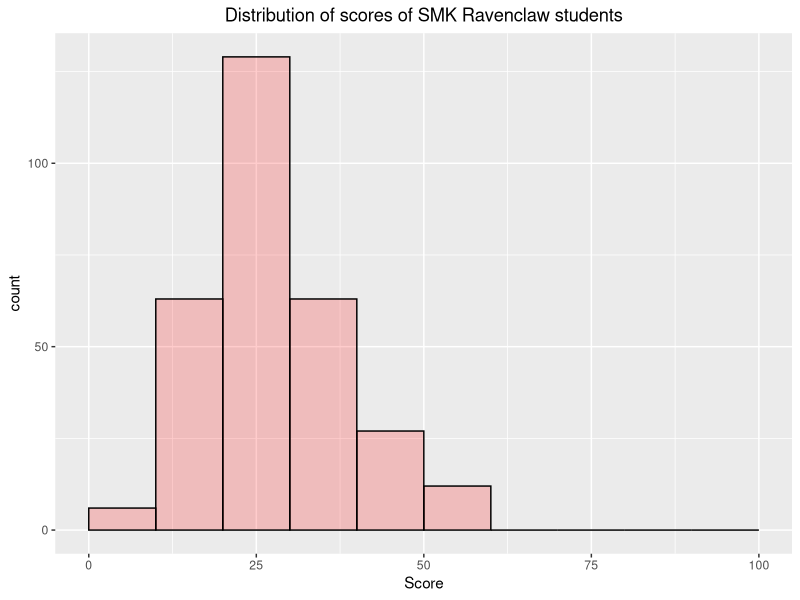
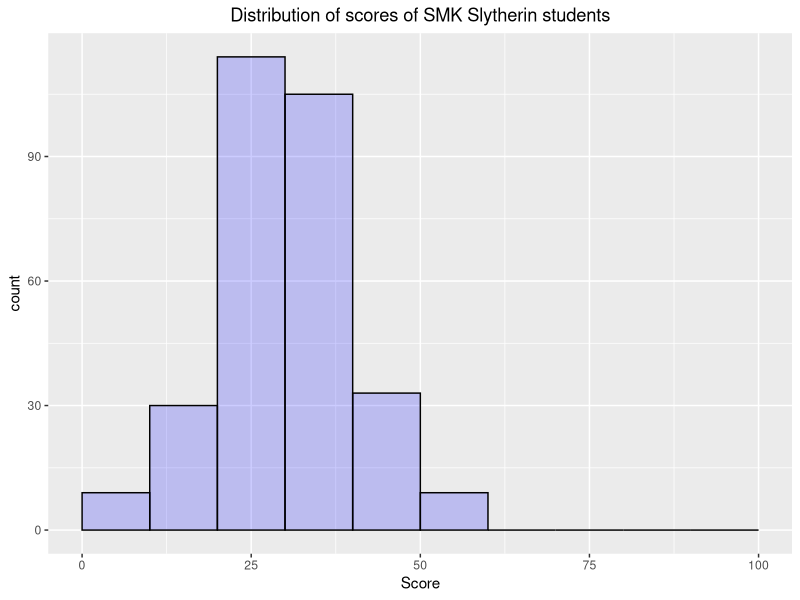
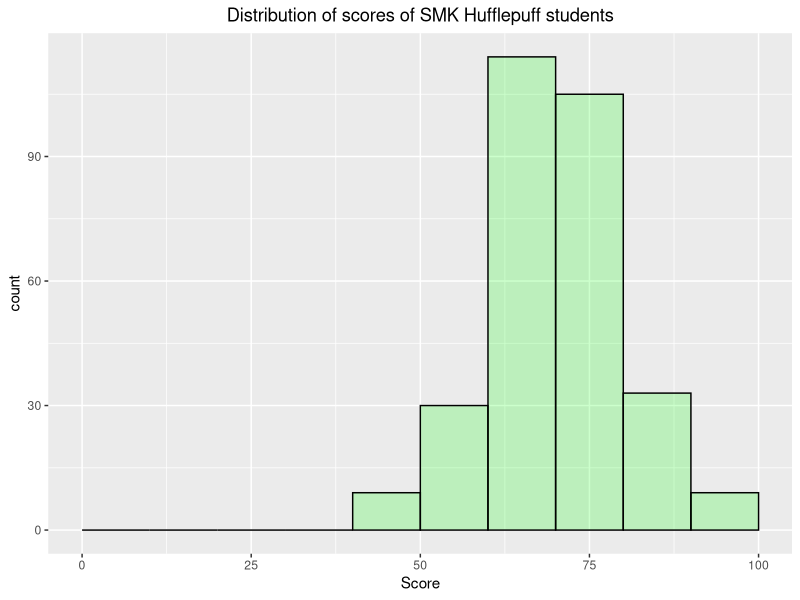
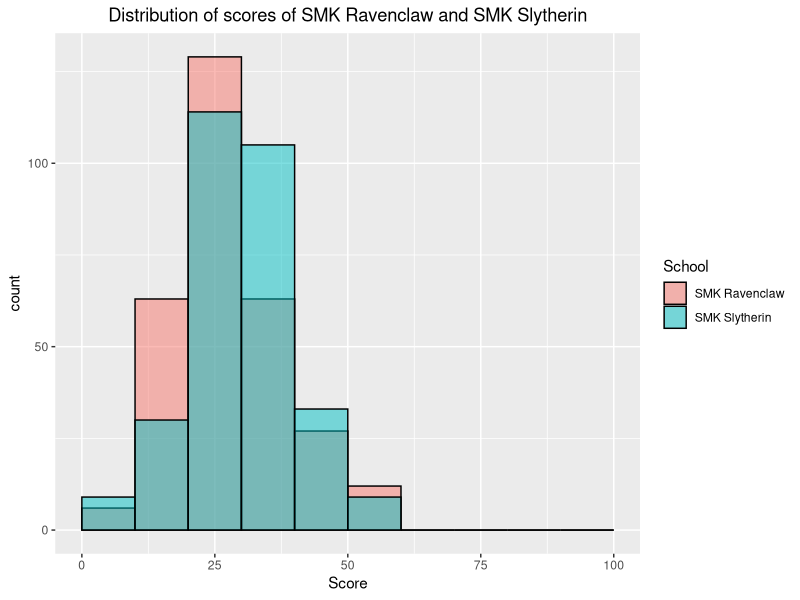
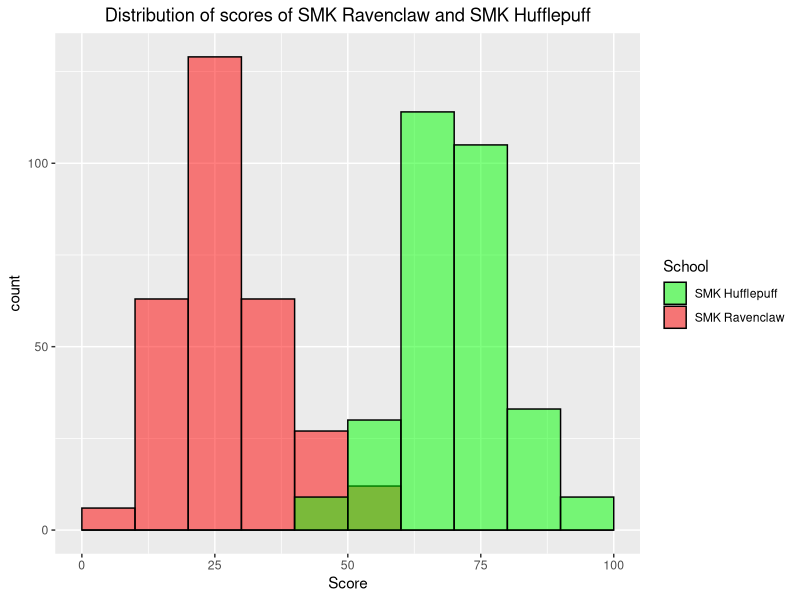
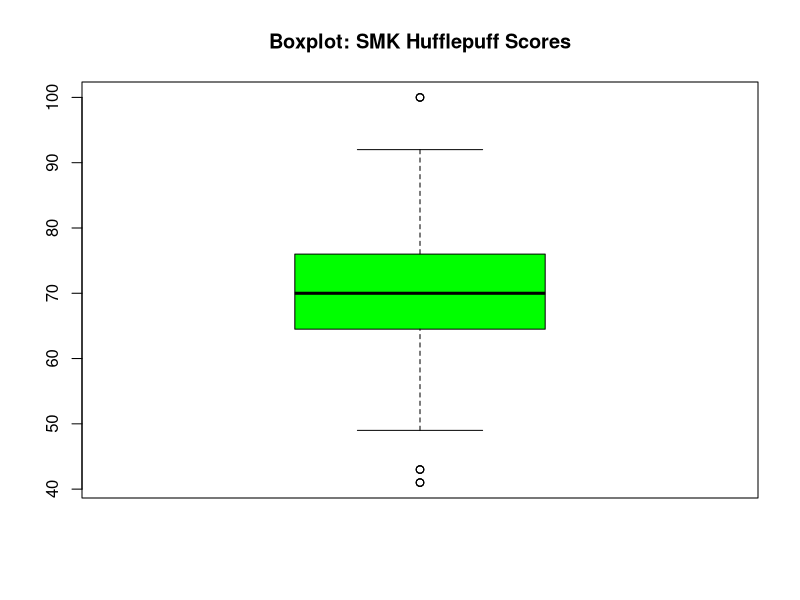
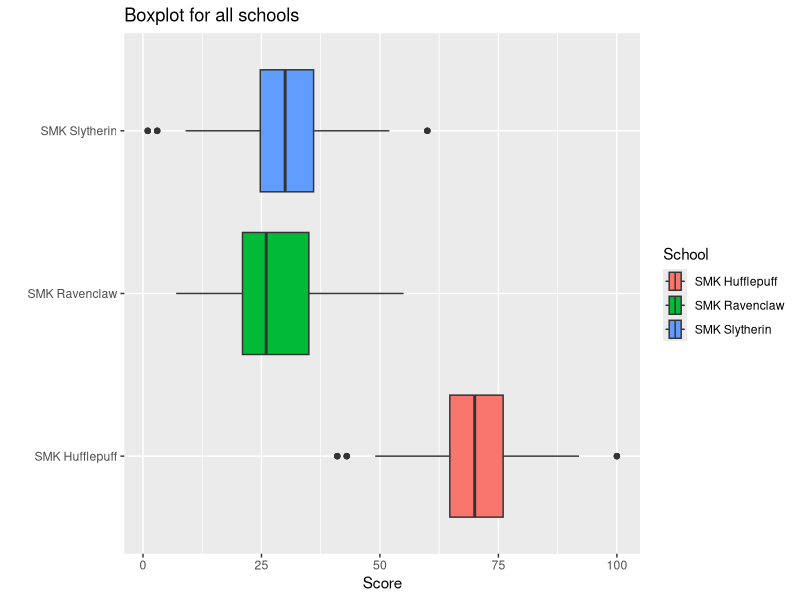
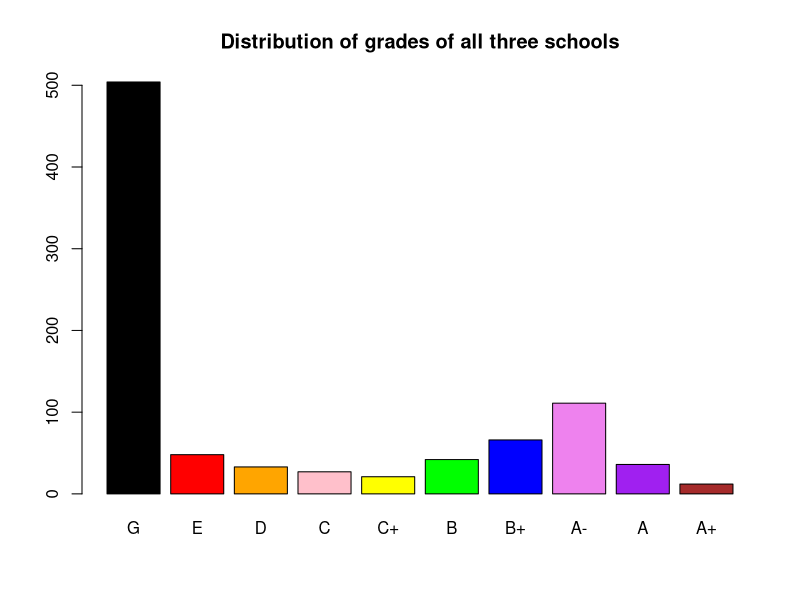

The R source for these figures, in order:
## ---- chunk 1
knitr::opts_chunk$set(collapse=T)
## ---- chunk 2
rm(list=ls()) # clear the workspace

#set.seed for reproducible "random" numbers 
set.seed(1234)

#load neccesary packages
require(ggplot2)
require(psych)
require(truncnorm)
require(patchwork)
## ---- chunk 3
central_tendency_eg<-c(10, 10, 10, 20, 30, 20, 10, 30, 20, 30)

mean(central_tendency_eg)

median(central_tendency_eg)

#function to get mode
getmode <- function(v) {
   uniqv <- unique(v)
   uniqv[which.max(tabulate(match(v, uniqv)))]
}

getmode(central_tendency_eg)

(central_tendency_eg)

## ---- chunk 4
#Generate random ID numbers
IdenNum<-c(100:999)
#generate a column for School A and School B
School=c(rep("SMK Ravenclaw",300),rep("SMK Slytherin",300), rep("SMK Hufflepuff", 300)) # schools as caegorical data
Sex=c(rep(c("Male","Female"),450)) # sex as binary/categorical data
data<-as.data.frame(cbind(IdenNum,School,Sex))
head(data)

#generate normally distributed scores for students from SMK Slytherin and SMK Ravenclaw separately. 

Ravenclaw_score<-round(rnorm(100, mean = 30, sd = 10),0)
Slytherin_score<-round(rnorm(100,mean = 30, sd = 10),0)
Hufflepuff_score<-Slytherin_score+40


describe(Ravenclaw_score) #min=7, max=55, mean=28
describe(Slytherin_score) #min=1, max=60, mean-30
describe(Hufflepuff_score) # min=41, max=100, mean=70
t.test(Ravenclaw_score,Slytherin_score) #Slytherin has higher mean score with p-value >0.05
t.test(Slytherin_score,Hufflepuff_score) # Hufflepuff has higher mean score with p-value <0.05
data$Score<-ifelse(data$School=="SMK Ravenclaw", Ravenclaw_score,
                   ifelse(data$School=="SMK Slytherin",Slytherin_score,
                          ifelse(data$School=="SMK Hufflepuff", Hufflepuff_score,NA)))

data$Grade<-as.factor(ifelse(data$Score<40, "G",
                             ifelse(data$Score>=40&data$Score<45, "E",
                                    ifelse(data$Score>=45&data$Score<50, "D",
                                           ifelse(data$Score>=50&data$Score<55, "C",
                                                  ifelse(data$Score>=55&data$Score<60, "C+",
                                                         ifelse(data$Score>=60&data$Score<65, "B",
                                                                ifelse(data$Score>=65&data$Score<70, "B+",
                                                                       ifelse(data$Score>=70&data$Score<80,"A-",
                                                                              ifelse(data$Score>=80&data$Score<90,"A",
                                                                                     ifelse(data$Score>=90&data$Score<=100,"A+",NA)))))))))))
## ---- chunk 5
#hist(data[data$School=="SMK Ravenclaw",]$Score)
## ---- chunk 6
ggplot(data,aes(x=Score))+
  geom_histogram(data=subset(data,School=="SMK Ravenclaw"), fill= "red", breaks=seq(0, 100, by=10), 
                 col="black", 
                 alpha = .2)+
  labs(title="Distribution of scores of SMK Ravenclaw students")+
  theme(plot.title = element_text(hjust = 0.5))
## ---- chunk 7
ggplot(data,aes(x=Score))+
  geom_histogram(data=subset(data,School=="SMK Slytherin"), fill= "blue", breaks=seq(0, 100, by=10), 
                 col="black", 
                 alpha = .2)+
  labs(title="Distribution of scores of SMK Slytherin students")+
  theme(plot.title = element_text(hjust = 0.5))
## ---- chunk 8
ggplot(data,aes(x=Score))+
  geom_histogram(data=subset(data,School=="SMK Hufflepuff"), fill= "green", breaks=seq(0, 100, by=10), 
                 col="black", 
                 alpha = .2)+
  labs(title="Distribution of scores of SMK Hufflepuff students")+
  theme(plot.title = element_text(hjust = 0.5))
## ---- chunk 9
ggplot(data,aes(x=Score, fill=School)) + 
  geom_histogram(data=subset(data,School == 'SMK Ravenclaw'),col="black", breaks=seq(0, 100, by=10),alpha = 0.5) +
  geom_histogram(data=subset(data,School == 'SMK Slytherin'),col="black",breaks=seq(0, 100, by=10), alpha = 0.5)+
  labs(title="Distribution of scores of SMK Ravenclaw and SMK Slytherin")+
  theme(plot.title = element_text(hjust = 0.5))
## ---- chunk 10
ggplot(data,aes(x=Score,fill=School)) +   
  geom_histogram(data=subset(data,School == 'SMK Ravenclaw'),col="black", breaks=seq(0, 100, by=10),alpha = 0.5) +
  geom_histogram(data=subset(data,School == 'SMK Hufflepuff'),col="black",breaks=seq(0, 100, by=10), alpha = 0.5)+
  labs(title="Distribution of scores of SMK Ravenclaw and SMK Hufflepuff")+
  theme(plot.title = element_text(hjust = 0.5))+
  scale_fill_manual(values=c("SMK Ravenclaw"="Red","SMK Hufflepuff"="Green" ))

## ---- chunk 11

boxplot(subset(data, School=="SMK Hufflepuff")$Score,main="Boxplot: SMK Hufflepuff Scores", col="green")
## ---- chunk 12
ggplot(data,aes(x=Score,y=School, fill=School))+
  geom_boxplot()+ylab("")+labs(title="Boxplot for all schools")
## ---- chunk 13
data$Grade <- ordered(data$Grade, levels = c("G", "E", "D", 
                                             "C", "C+", "B",
                                             "B+", "A-", "A",
                                             "A+"))
plot(data$Grade, col=c("black", "red","orange","pink", "yellow","green",
                       "blue", "violet", "purple", "brown"), 
     main="Distribution of grades of all three schools")
## ---- chunk 14
table<-aggregate(data$Score, list(data$School), mean)
colnames(table)<-c("School", "Mean")
table

table2<-aggregate(data$Score, list(data$School), median)
colnames(table2)<-c("School", "Median")
table2

merge(table,table2, by="School")

## ---- chunk 15
getmode <- function(v) {
  uniqv <- unique(v)
  uniqv[which.max(tabulate(match(v, uniqv)))]
}

table3<-aggregate(as.factor(data$Grade), list(data$School), getmode)
colnames(table3)<-c("School", "Mode")
table3
